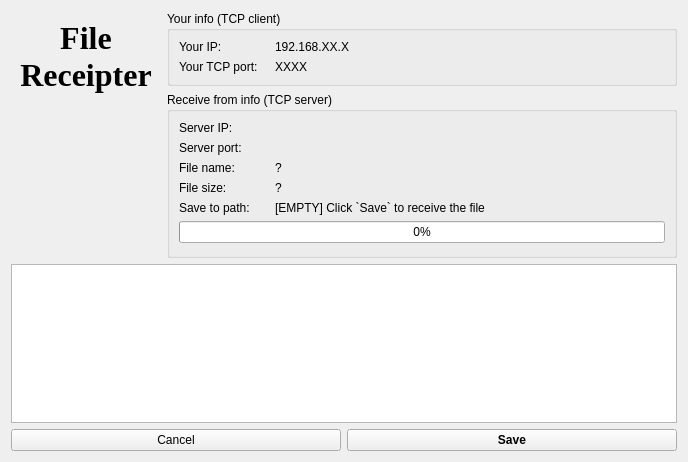
<?xml version="1.0" encoding="UTF-8"?>
<ui version="4.0">
 <class>TcpClient</class>
 <widget class="QWidget" name="TcpClient">
  <property name="geometry">
   <rect>
    <x>0</x>
    <y>0</y>
    <width>688</width>
    <height>462</height>
   </rect>
  </property>
  <property name="windowTitle">
   <string>Form</string>
  </property>
  <layout class="QVBoxLayout" name="verticalLayout_2">
   <item>
    <widget class="QWidget" name="widget" native="true">
     <layout class="QHBoxLayout" name="horizontalLayout">
      <property name="leftMargin">
       <number>0</number>
      </property>
      <property name="topMargin">
       <number>0</number>
      </property>
      <property name="rightMargin">
       <number>0</number>
      </property>
      <property name="bottomMargin">
       <number>0</number>
      </property>
      <item>
       <widget class="QWidget" name="widget_4" native="true">
        <property name="maximumSize">
         <size>
          <width>150</width>
          <height>16777215</height>
         </size>
        </property>
        <layout class="QVBoxLayout" name="verticalLayout_3">
         <property name="leftMargin">
          <number>0</number>
         </property>
         <property name="topMargin">
          <number>0</number>
         </property>
         <property name="rightMargin">
          <number>0</number>
         </property>
         <property name="bottomMargin">
          <number>0</number>
         </property>
         <item>
          <widget class="QLabel" name="label_2">
           <property name="font">
            <font>
             <family>Times New Roman</family>
             <pointsize>24</pointsize>
             <italic>false</italic>
             <bold>true</bold>
            </font>
           </property>
           <property name="text">
            <string>File
Receipter</string>
           </property>
           <property name="alignment">
            <set>Qt::AlignCenter</set>
           </property>
          </widget>
         </item>
         <item>
          <widget class="QLabel" name="labelPic">
           <property name="minimumSize">
            <size>
             <width>150</width>
             <height>150</height>
            </size>
           </property>
           <property name="maximumSize">
            <size>
             <width>150</width>
             <height>150</height>
            </size>
           </property>
           <property name="text">
            <string/>
           </property>
           <property name="pixmap">
            <pixmap resource="resource.qrc">:/icon/icons/file-received.png</pixmap>
           </property>
           <property name="scaledContents">
            <bool>true</bool>
           </property>
          </widget>
         </item>
        </layout>
       </widget>
      </item>
      <item>
       <widget class="QWidget" name="widget_2" native="true">
        <layout class="QVBoxLayout" name="verticalLayout">
         <property name="leftMargin">
          <number>0</number>
         </property>
         <property name="topMargin">
          <number>0</number>
         </property>
         <property name="rightMargin">
          <number>0</number>
         </property>
         <property name="bottomMargin">
          <number>0</number>
         </property>
         <item>
          <widget class="QGroupBox" name="groupBox_4">
           <property name="title">
            <string>Your info (TCP client)</string>
           </property>
           <layout class="QGridLayout" name="gridLayout_3">
            <item row="0" column="1">
             <widget class="QLabel" name="lbClientIP">
              <property name="text">
               <string>192.168.XX.X</string>
              </property>
             </widget>
            </item>
            <item row="0" column="0">
             <widget class="QLabel" name="label_4">
              <property name="text">
               <string>Your IP:</string>
              </property>
             </widget>
            </item>
            <item row="1" column="1">
             <widget class="QLabel" name="lbClientPort">
              <property name="text">
               <string>XXXX</string>
              </property>
             </widget>
            </item>
            <item row="1" column="0">
             <widget class="QLabel" name="label_5">
              <property name="maximumSize">
               <size>
                <width>90</width>
                <height>16777215</height>
               </size>
              </property>
              <property name="text">
               <string>Your TCP port:</string>
              </property>
             </widget>
            </item>
           </layout>
          </widget>
         </item>
         <item>
          <widget class="QGroupBox" name="groupBox_3">
           <property name="title">
            <string>Receive from info (TCP server)</string>
           </property>
           <layout class="QGridLayout" name="gridLayout_2">
            <property name="bottomMargin">
             <number>12</number>
            </property>
            <item row="3" column="1">
             <widget class="QLabel" name="lbFileSize">
              <property name="text">
               <string>?</string>
              </property>
             </widget>
            </item>
            <item row="1" column="0">
             <widget class="QLabel" name="label_7">
              <property name="maximumSize">
               <size>
                <width>90</width>
                <height>16777215</height>
               </size>
              </property>
              <property name="text">
               <string>Server port:</string>
              </property>
             </widget>
            </item>
            <item row="4" column="0">
             <widget class="QLabel" name="label">
              <property name="text">
               <string>Save to path:</string>
              </property>
             </widget>
            </item>
            <item row="0" column="0">
             <widget class="QLabel" name="label_8">
              <property name="text">
               <string>Server IP:</string>
              </property>
             </widget>
            </item>
            <item row="2" column="1">
             <widget class="QLabel" name="lbFileName">
              <property name="maximumSize">
               <size>
                <width>16777215</width>
                <height>16777215</height>
               </size>
              </property>
              <property name="text">
               <string>?</string>
              </property>
              <property name="wordWrap">
               <bool>true</bool>
              </property>
             </widget>
            </item>
            <item row="1" column="1">
             <widget class="QLabel" name="lbServerPort">
              <property name="text">
               <string/>
              </property>
             </widget>
            </item>
            <item row="5" column="0" colspan="2">
             <widget class="QProgressBar" name="progressBar">
              <property name="value">
               <number>0</number>
              </property>
             </widget>
            </item>
            <item row="3" column="0">
             <widget class="QLabel" name="label_12">
              <property name="text">
               <string>File size:</string>
              </property>
             </widget>
            </item>
            <item row="0" column="1">
             <widget class="QLabel" name="lbServerIP">
              <property name="text">
               <string/>
              </property>
             </widget>
            </item>
            <item row="2" column="0">
             <widget class="QLabel" name="label_10">
              <property name="text">
               <string>File name:</string>
              </property>
             </widget>
            </item>
            <item row="4" column="1">
             <widget class="QLabel" name="lbFileSavePath">
              <property name="text">
               <string>[EMPTY] Click `Save` to receive the file</string>
              </property>
              <property name="wordWrap">
               <bool>true</bool>
              </property>
             </widget>
            </item>
           </layout>
          </widget>
         </item>
        </layout>
       </widget>
      </item>
     </layout>
    </widget>
   </item>
   <item>
    <widget class="QTextBrowser" name="textBrowser"/>
   </item>
   <item>
    <widget class="QWidget" name="widget_3" native="true">
     <layout class="QHBoxLayout" name="horizontalLayout_2">
      <property name="leftMargin">
       <number>0</number>
      </property>
      <property name="topMargin">
       <number>0</number>
      </property>
      <property name="rightMargin">
       <number>0</number>
      </property>
      <property name="bottomMargin">
       <number>0</number>
      </property>
      <item>
       <widget class="QPushButton" name="btnCancel">
        <property name="text">
         <string>Cancel</string>
        </property>
       </widget>
      </item>
      <item>
       <widget class="QPushButton" name="btnSave">
        <property name="font">
         <font>
          <bold>true</bold>
         </font>
        </property>
        <property name="text">
         <string>Save</string>
        </property>
       </widget>
      </item>
     </layout>
    </widget>
   </item>
  </layout>
 </widget>
 <resources>
  <include location="resource.qrc"/>
 </resources>
 <connections/>
</ui>
